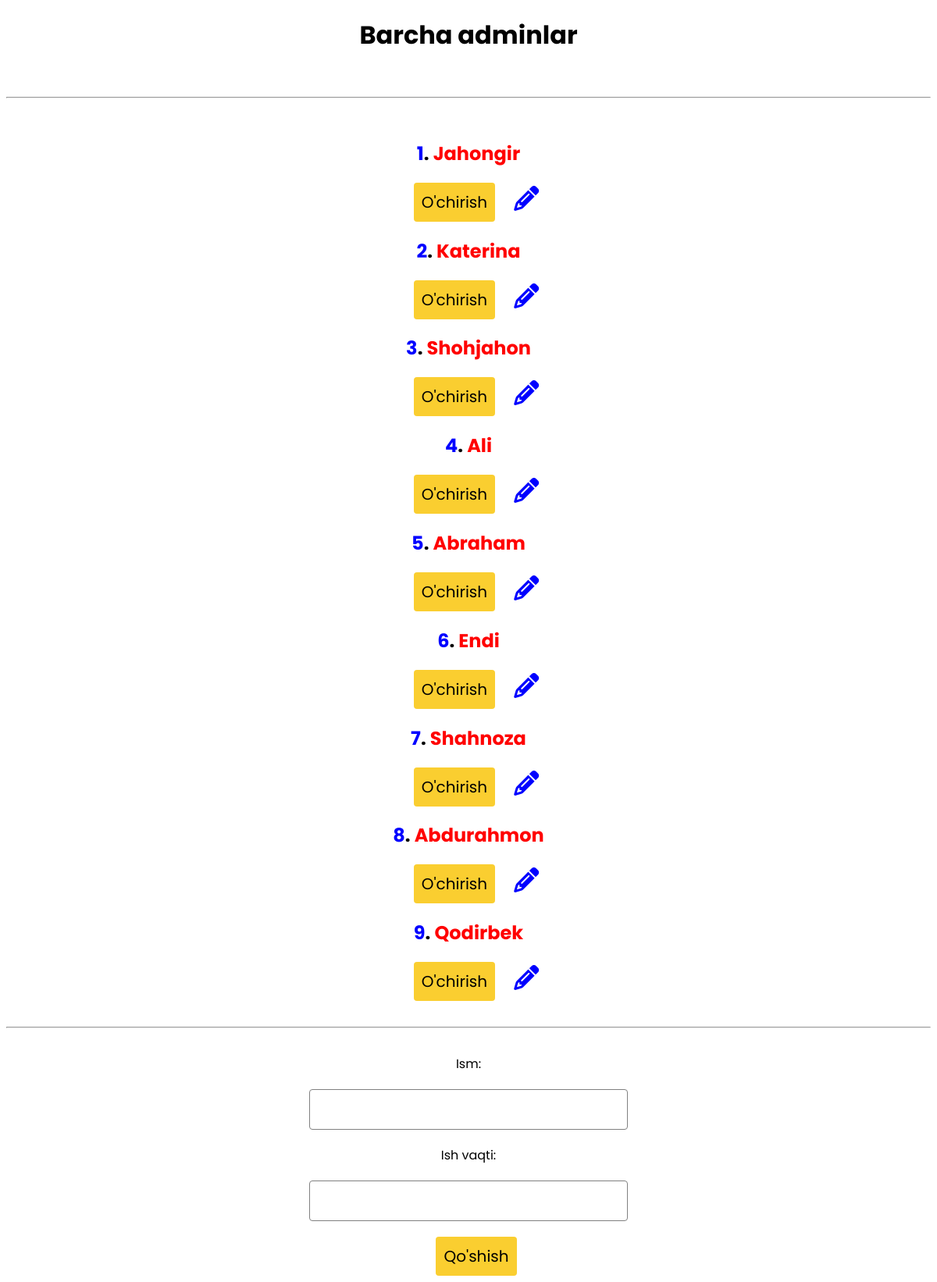
Screenshot of /adminlar/ with the database file from the repository.
### library/models.py (models this page shows, shortened)
class Admin(models.Model):
    ism = models.CharField(max_length=50)
    ish_vaqti = models.CharField(max_length=50)

### library/views.py (the view)
# urls.py: path('adminlar/', adminlar),
def adminlar(request):
    if request.method == 'POST':
        forma = AdminForm(request.POST)
        if forma.is_valid():
            forma.save()
        return redirect("/adminlar/")
    data = {
        "forma": AdminForm(),
        "admin": Admin.objects.all()
    }
    return render(request, 'adminlar.html', data)

### library/forms.py
class AdminForm(forms.ModelForm):
    class Meta:
        model = Admin
        fields = '__all__'

### templates/adminlar.html (shortened to what this page needs)
<!DOCTYPE html>
<html lang="en">
<head>
    <link rel="stylesheet" href="https://cdnjs.cloudflare.com/ajax/libs/font-awesome/6.2.1/css/all.min.css" />
</head>
<body>
  <center>
      <h1>Barcha adminlar</h1>
  <br>
  <hr>
  <br>
    {%for i in admin%}
    <h2><span>{{forloop.counter}}</span>. <a href="/bitta_admin/{{i.id}}">{{i.ism}}</a></h2>
      <a href="/admin_delete/{{i.id}}/"><button>O'chirish</button></a>
      <a href="/admin_edit/{{i.id}}"><i class="fa-solid fa-pencil fa-2x"></i></a>
    {%endfor%}
        <br>
        <br>
        <hr>
        <br>
        <div class="qoshish">
            <form method="post" action="/adminlar/">{% csrf_token %}
                {{forma}}
                <button type="submit">Qo'shish</button>
            </form>
        </div>
  </center>
</body>
</html>

### templates/adminlar.html (style rules this page uses)
* { font-family: 'Poppins'; }
button { padding: 10px; border: none; background-color: #face30; border-radius: 4px; cursor: pointer; font-size: 20px; margin-left: 20px; }
form input { padding: 10px; border: 1px solid grey; border-radius: 4px; font-size: 20px; }
::placeholder { color: blue; opacity: 0.6; }
a { color: red; text-decoration: none; }
span { color: blue; }
.qoshish form { display: flex; flex-direction: column; justify-content: center; align-items: center; text-align: center; gap: 20px; }
i { margin-left: 20px; color: blue; }

### rows the page displays
Admin: ism "Jahongir"
Admin: ism "Katerina"
Admin: ism "Shohjahon"
Admin: ism "Ali"
Admin: ism "Abraham"
Admin: ism "Endi"
Admin: ism "Shahnoza"
Admin: ism "Abdurahmon"
Admin: ism "Qodirbek"
